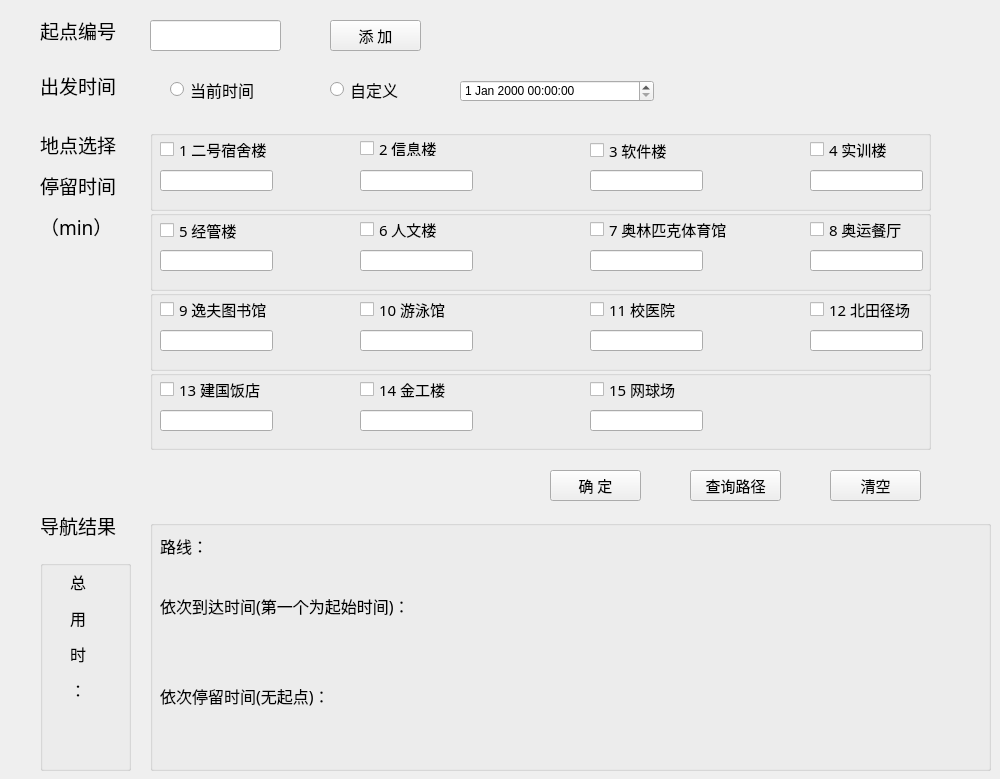
<?xml version="1.0" encoding="UTF-8"?>
<ui version="4.0">
 <class>AddInform</class>
 <widget class="QWidget" name="AddInform">
  <property name="geometry">
   <rect>
    <x>0</x>
    <y>0</y>
    <width>1000</width>
    <height>779</height>
   </rect>
  </property>
  <property name="windowTitle">
   <string>Form</string>
  </property>
  <widget class="QLineEdit" name="lineEdit1">
   <property name="geometry">
    <rect>
     <x>150</x>
     <y>20</y>
     <width>131</width>
     <height>31</height>
    </rect>
   </property>
  </widget>
  <widget class="QLabel" name="label_4">
   <property name="geometry">
    <rect>
     <x>40</x>
     <y>10</y>
     <width>111</width>
     <height>41</height>
    </rect>
   </property>
   <property name="font">
    <font>
     <family>黑体</family>
     <pointsize>14</pointsize>
    </font>
   </property>
   <property name="text">
    <string>起点编号</string>
   </property>
  </widget>
  <widget class="QPushButton" name="pbt1">
   <property name="geometry">
    <rect>
     <x>330</x>
     <y>20</y>
     <width>91</width>
     <height>31</height>
    </rect>
   </property>
   <property name="font">
    <font>
     <family>黑体</family>
     <pointsize>11</pointsize>
    </font>
   </property>
   <property name="text">
    <string>添 加</string>
   </property>
  </widget>
  <widget class="QPushButton" name="pbt2">
   <property name="geometry">
    <rect>
     <x>550</x>
     <y>470</y>
     <width>91</width>
     <height>31</height>
    </rect>
   </property>
   <property name="font">
    <font>
     <family>黑体</family>
     <pointsize>11</pointsize>
    </font>
   </property>
   <property name="text">
    <string>确 定</string>
   </property>
  </widget>
  <widget class="QGroupBox" name="groupBox">
   <property name="geometry">
    <rect>
     <x>150</x>
     <y>130</y>
     <width>781</width>
     <height>81</height>
    </rect>
   </property>
   <property name="title">
    <string/>
   </property>
   <widget class="QCheckBox" name="checkBox_1">
    <property name="geometry">
     <rect>
      <x>10</x>
      <y>10</y>
      <width>141</width>
      <height>19</height>
     </rect>
    </property>
    <property name="font">
     <font>
      <family>等线</family>
      <pointsize>11</pointsize>
     </font>
    </property>
    <property name="text">
     <string>1 二号宿舍楼</string>
    </property>
   </widget>
   <widget class="QCheckBox" name="checkBox_2">
    <property name="geometry">
     <rect>
      <x>210</x>
      <y>10</y>
      <width>101</width>
      <height>16</height>
     </rect>
    </property>
    <property name="font">
     <font>
      <family>等线</family>
      <pointsize>11</pointsize>
     </font>
    </property>
    <property name="text">
     <string>2 信息楼</string>
    </property>
   </widget>
   <widget class="QCheckBox" name="checkBox_3">
    <property name="geometry">
     <rect>
      <x>440</x>
      <y>10</y>
      <width>111</width>
      <height>21</height>
     </rect>
    </property>
    <property name="font">
     <font>
      <family>等线</family>
      <pointsize>11</pointsize>
     </font>
    </property>
    <property name="text">
     <string>3 软件楼</string>
    </property>
   </widget>
   <widget class="QLineEdit" name="lineEdit_1">
    <property name="geometry">
     <rect>
      <x>10</x>
      <y>40</y>
      <width>113</width>
      <height>21</height>
     </rect>
    </property>
   </widget>
   <widget class="QLineEdit" name="lineEdit_2">
    <property name="geometry">
     <rect>
      <x>210</x>
      <y>40</y>
      <width>113</width>
      <height>21</height>
     </rect>
    </property>
   </widget>
   <widget class="QLineEdit" name="lineEdit_3">
    <property name="geometry">
     <rect>
      <x>440</x>
      <y>40</y>
      <width>113</width>
      <height>21</height>
     </rect>
    </property>
   </widget>
   <widget class="QCheckBox" name="checkBox_4">
    <property name="geometry">
     <rect>
      <x>660</x>
      <y>10</y>
      <width>111</width>
      <height>19</height>
     </rect>
    </property>
    <property name="font">
     <font>
      <family>等线</family>
      <pointsize>11</pointsize>
     </font>
    </property>
    <property name="text">
     <string>4 实训楼</string>
    </property>
   </widget>
   <widget class="QLineEdit" name="lineEdit_4">
    <property name="geometry">
     <rect>
      <x>660</x>
      <y>40</y>
      <width>113</width>
      <height>21</height>
     </rect>
    </property>
   </widget>
  </widget>
  <widget class="QLabel" name="label_5">
   <property name="geometry">
    <rect>
     <x>40</x>
     <y>110</y>
     <width>111</width>
     <height>151</height>
    </rect>
   </property>
   <property name="font">
    <font>
     <family>黑体</family>
     <pointsize>14</pointsize>
    </font>
   </property>
   <property name="text">
    <string>&lt;html&gt;&lt;head/&gt;&lt;body&gt;&lt;p&gt;地点选择&lt;/p&gt;&lt;p&gt;停留时间&lt;/p&gt;&lt;p&gt;（min）&lt;/p&gt;&lt;/body&gt;&lt;/html&gt;</string>
   </property>
  </widget>
  <widget class="QGroupBox" name="groupBox_2">
   <property name="geometry">
    <rect>
     <x>150</x>
     <y>210</y>
     <width>781</width>
     <height>81</height>
    </rect>
   </property>
   <property name="title">
    <string/>
   </property>
   <widget class="QLineEdit" name="lineEdit_6">
    <property name="geometry">
     <rect>
      <x>210</x>
      <y>40</y>
      <width>113</width>
      <height>21</height>
     </rect>
    </property>
   </widget>
   <widget class="QLineEdit" name="lineEdit_7">
    <property name="geometry">
     <rect>
      <x>440</x>
      <y>40</y>
      <width>113</width>
      <height>21</height>
     </rect>
    </property>
   </widget>
   <widget class="QLineEdit" name="lineEdit_8">
    <property name="geometry">
     <rect>
      <x>660</x>
      <y>40</y>
      <width>113</width>
      <height>21</height>
     </rect>
    </property>
   </widget>
   <widget class="QCheckBox" name="checkBox_6">
    <property name="geometry">
     <rect>
      <x>210</x>
      <y>10</y>
      <width>101</width>
      <height>19</height>
     </rect>
    </property>
    <property name="font">
     <font>
      <family>等线</family>
      <pointsize>11</pointsize>
     </font>
    </property>
    <property name="text">
     <string>6 人文楼</string>
    </property>
   </widget>
   <widget class="QCheckBox" name="checkBox_7">
    <property name="geometry">
     <rect>
      <x>440</x>
      <y>10</y>
      <width>181</width>
      <height>19</height>
     </rect>
    </property>
    <property name="font">
     <font>
      <family>等线</family>
      <pointsize>11</pointsize>
     </font>
    </property>
    <property name="text">
     <string>7 奥林匹克体育馆</string>
    </property>
   </widget>
   <widget class="QCheckBox" name="checkBox_8">
    <property name="geometry">
     <rect>
      <x>660</x>
      <y>10</y>
      <width>121</width>
      <height>19</height>
     </rect>
    </property>
    <property name="font">
     <font>
      <family>等线</family>
      <pointsize>11</pointsize>
     </font>
    </property>
    <property name="text">
     <string>8 奥运餐厅</string>
    </property>
   </widget>
   <widget class="QCheckBox" name="checkBox_5">
    <property name="geometry">
     <rect>
      <x>10</x>
      <y>10</y>
      <width>101</width>
      <height>20</height>
     </rect>
    </property>
    <property name="font">
     <font>
      <family>等线</family>
      <pointsize>11</pointsize>
     </font>
    </property>
    <property name="text">
     <string>5 经管楼</string>
    </property>
   </widget>
   <widget class="QLineEdit" name="lineEdit_5">
    <property name="geometry">
     <rect>
      <x>10</x>
      <y>40</y>
      <width>113</width>
      <height>21</height>
     </rect>
    </property>
   </widget>
  </widget>
  <widget class="QGroupBox" name="groupBox_3">
   <property name="geometry">
    <rect>
     <x>150</x>
     <y>290</y>
     <width>781</width>
     <height>81</height>
    </rect>
   </property>
   <property name="title">
    <string/>
   </property>
   <widget class="QLineEdit" name="lineEdit_11">
    <property name="geometry">
     <rect>
      <x>440</x>
      <y>40</y>
      <width>113</width>
      <height>21</height>
     </rect>
    </property>
   </widget>
   <widget class="QLineEdit" name="lineEdit_12">
    <property name="geometry">
     <rect>
      <x>660</x>
      <y>40</y>
      <width>113</width>
      <height>21</height>
     </rect>
    </property>
   </widget>
   <widget class="QCheckBox" name="checkBox_11">
    <property name="geometry">
     <rect>
      <x>440</x>
      <y>10</y>
      <width>121</width>
      <height>19</height>
     </rect>
    </property>
    <property name="font">
     <font>
      <family>等线</family>
      <pointsize>11</pointsize>
     </font>
    </property>
    <property name="text">
     <string>11 校医院</string>
    </property>
   </widget>
   <widget class="QCheckBox" name="checkBox_12">
    <property name="geometry">
     <rect>
      <x>660</x>
      <y>10</y>
      <width>131</width>
      <height>19</height>
     </rect>
    </property>
    <property name="font">
     <font>
      <family>等线</family>
      <pointsize>11</pointsize>
     </font>
    </property>
    <property name="text">
     <string>12 北田径场</string>
    </property>
   </widget>
   <widget class="QCheckBox" name="checkBox_10">
    <property name="geometry">
     <rect>
      <x>210</x>
      <y>10</y>
      <width>111</width>
      <height>19</height>
     </rect>
    </property>
    <property name="font">
     <font>
      <family>等线</family>
      <pointsize>11</pointsize>
     </font>
    </property>
    <property name="text">
     <string>10 游泳馆</string>
    </property>
   </widget>
   <widget class="QLineEdit" name="lineEdit_10">
    <property name="geometry">
     <rect>
      <x>210</x>
      <y>40</y>
      <width>113</width>
      <height>21</height>
     </rect>
    </property>
   </widget>
   <widget class="QCheckBox" name="checkBox_9">
    <property name="geometry">
     <rect>
      <x>10</x>
      <y>10</y>
      <width>141</width>
      <height>19</height>
     </rect>
    </property>
    <property name="font">
     <font>
      <family>等线</family>
      <pointsize>11</pointsize>
     </font>
    </property>
    <property name="text">
     <string>9 逸夫图书馆</string>
    </property>
   </widget>
   <widget class="QLineEdit" name="lineEdit_9">
    <property name="geometry">
     <rect>
      <x>10</x>
      <y>40</y>
      <width>113</width>
      <height>21</height>
     </rect>
    </property>
   </widget>
  </widget>
  <widget class="QRadioButton" name="radioButton_1">
   <property name="geometry">
    <rect>
     <x>170</x>
     <y>80</y>
     <width>115</width>
     <height>19</height>
    </rect>
   </property>
   <property name="font">
    <font>
     <family>黑体</family>
     <pointsize>12</pointsize>
    </font>
   </property>
   <property name="text">
    <string>当前时间</string>
   </property>
  </widget>
  <widget class="QRadioButton" name="radioButton_2">
   <property name="geometry">
    <rect>
     <x>330</x>
     <y>80</y>
     <width>101</width>
     <height>19</height>
    </rect>
   </property>
   <property name="font">
    <font>
     <family>黑体</family>
     <pointsize>12</pointsize>
    </font>
   </property>
   <property name="text">
    <string>自定义</string>
   </property>
  </widget>
  <widget class="QLabel" name="label">
   <property name="geometry">
    <rect>
     <x>40</x>
     <y>70</y>
     <width>111</width>
     <height>31</height>
    </rect>
   </property>
   <property name="font">
    <font>
     <family>黑体</family>
     <pointsize>14</pointsize>
    </font>
   </property>
   <property name="text">
    <string>出发时间</string>
   </property>
  </widget>
  <widget class="QPushButton" name="findroute">
   <property name="geometry">
    <rect>
     <x>690</x>
     <y>470</y>
     <width>91</width>
     <height>31</height>
    </rect>
   </property>
   <property name="font">
    <font>
     <family>黑体</family>
     <pointsize>11</pointsize>
     <weight>50</weight>
     <bold>false</bold>
    </font>
   </property>
   <property name="text">
    <string>查询路径</string>
   </property>
  </widget>
  <widget class="QDateTimeEdit" name="dateTimeEdit">
   <property name="geometry">
    <rect>
     <x>460</x>
     <y>80</y>
     <width>194</width>
     <height>22</height>
    </rect>
   </property>
  </widget>
  <widget class="QGroupBox" name="groupBox_4">
   <property name="geometry">
    <rect>
     <x>150</x>
     <y>370</y>
     <width>781</width>
     <height>80</height>
    </rect>
   </property>
   <property name="title">
    <string/>
   </property>
   <widget class="QCheckBox" name="checkBox_13">
    <property name="geometry">
     <rect>
      <x>10</x>
      <y>10</y>
      <width>131</width>
      <height>19</height>
     </rect>
    </property>
    <property name="font">
     <font>
      <family>等线</family>
      <pointsize>11</pointsize>
     </font>
    </property>
    <property name="text">
     <string>13 建国饭店</string>
    </property>
   </widget>
   <widget class="QLineEdit" name="lineEdit_13">
    <property name="geometry">
     <rect>
      <x>10</x>
      <y>40</y>
      <width>113</width>
      <height>21</height>
     </rect>
    </property>
   </widget>
   <widget class="QCheckBox" name="checkBox_14">
    <property name="geometry">
     <rect>
      <x>210</x>
      <y>10</y>
      <width>111</width>
      <height>19</height>
     </rect>
    </property>
    <property name="font">
     <font>
      <family>等线</family>
      <pointsize>11</pointsize>
     </font>
    </property>
    <property name="text">
     <string>14 金工楼</string>
    </property>
   </widget>
   <widget class="QLineEdit" name="lineEdit_14">
    <property name="geometry">
     <rect>
      <x>210</x>
      <y>40</y>
      <width>113</width>
      <height>21</height>
     </rect>
    </property>
   </widget>
   <widget class="QCheckBox" name="checkBox_15">
    <property name="geometry">
     <rect>
      <x>440</x>
      <y>10</y>
      <width>111</width>
      <height>19</height>
     </rect>
    </property>
    <property name="font">
     <font>
      <family>等线</family>
      <pointsize>11</pointsize>
     </font>
    </property>
    <property name="text">
     <string>15 网球场</string>
    </property>
   </widget>
   <widget class="QLineEdit" name="lineEdit_15">
    <property name="geometry">
     <rect>
      <x>440</x>
      <y>40</y>
      <width>113</width>
      <height>21</height>
     </rect>
    </property>
   </widget>
  </widget>
  <widget class="QGroupBox" name="groupBox_output">
   <property name="geometry">
    <rect>
     <x>150</x>
     <y>520</y>
     <width>841</width>
     <height>251</height>
    </rect>
   </property>
   <property name="title">
    <string/>
   </property>
   <widget class="QLabel" name="label_6">
    <property name="geometry">
     <rect>
      <x>10</x>
      <y>10</y>
      <width>61</width>
      <height>31</height>
     </rect>
    </property>
    <property name="font">
     <font>
      <family>黑体</family>
      <pointsize>12</pointsize>
     </font>
    </property>
    <property name="text">
     <string>路线：</string>
    </property>
   </widget>
   <widget class="QLabel" name="label_route">
    <property name="geometry">
     <rect>
      <x>10</x>
      <y>40</y>
      <width>821</width>
      <height>31</height>
     </rect>
    </property>
    <property name="font">
     <font>
      <family>黑体</family>
      <pointsize>11</pointsize>
      <underline>true</underline>
     </font>
    </property>
    <property name="text">
     <string/>
    </property>
   </widget>
   <widget class="QLabel" name="label_7">
    <property name="geometry">
     <rect>
      <x>10</x>
      <y>70</y>
      <width>331</width>
      <height>31</height>
     </rect>
    </property>
    <property name="font">
     <font>
      <family>黑体</family>
      <pointsize>12</pointsize>
     </font>
    </property>
    <property name="text">
     <string>依次到达时间(第一个为起始时间)：</string>
    </property>
   </widget>
   <widget class="QLabel" name="label_arrivetime_1">
    <property name="geometry">
     <rect>
      <x>10</x>
      <y>100</y>
      <width>821</width>
      <height>31</height>
     </rect>
    </property>
    <property name="font">
     <font>
      <family>黑体</family>
      <pointsize>11</pointsize>
      <underline>true</underline>
     </font>
    </property>
    <property name="text">
     <string/>
    </property>
   </widget>
   <widget class="QLabel" name="label_arrivetime_2">
    <property name="geometry">
     <rect>
      <x>10</x>
      <y>130</y>
      <width>821</width>
      <height>31</height>
     </rect>
    </property>
    <property name="font">
     <font>
      <family>黑体</family>
      <pointsize>11</pointsize>
      <underline>true</underline>
     </font>
    </property>
    <property name="text">
     <string/>
    </property>
   </widget>
   <widget class="QLabel" name="label_8">
    <property name="geometry">
     <rect>
      <x>10</x>
      <y>160</y>
      <width>231</width>
      <height>31</height>
     </rect>
    </property>
    <property name="font">
     <font>
      <family>黑体</family>
      <pointsize>12</pointsize>
     </font>
    </property>
    <property name="text">
     <string>依次停留时间(无起点)：</string>
    </property>
   </widget>
   <widget class="QLabel" name="label_staytime">
    <property name="geometry">
     <rect>
      <x>10</x>
      <y>190</y>
      <width>821</width>
      <height>31</height>
     </rect>
    </property>
    <property name="font">
     <font>
      <family>黑体</family>
      <pointsize>11</pointsize>
      <underline>true</underline>
     </font>
    </property>
    <property name="text">
     <string/>
    </property>
   </widget>
  </widget>
  <widget class="QLabel" name="label_3">
   <property name="geometry">
    <rect>
     <x>40</x>
     <y>510</y>
     <width>101</width>
     <height>31</height>
    </rect>
   </property>
   <property name="font">
    <font>
     <family>黑体</family>
     <pointsize>14</pointsize>
    </font>
   </property>
   <property name="text">
    <string>导航结果</string>
   </property>
  </widget>
  <widget class="QGroupBox" name="groupBox_alltime">
   <property name="geometry">
    <rect>
     <x>40</x>
     <y>560</y>
     <width>91</width>
     <height>211</height>
    </rect>
   </property>
   <property name="title">
    <string/>
   </property>
   <widget class="QLabel" name="label_alltime">
    <property name="geometry">
     <rect>
      <x>10</x>
      <y>150</y>
      <width>81</width>
      <height>31</height>
     </rect>
    </property>
    <property name="font">
     <font>
      <family>黑体</family>
      <pointsize>12</pointsize>
     </font>
    </property>
    <property name="text">
     <string/>
    </property>
   </widget>
   <widget class="QLabel" name="label_9">
    <property name="geometry">
     <rect>
      <x>30</x>
      <y>10</y>
      <width>31</width>
      <height>131</height>
     </rect>
    </property>
    <property name="font">
     <font>
      <family>黑体</family>
      <pointsize>14</pointsize>
     </font>
    </property>
    <property name="text">
     <string>&lt;html&gt;&lt;head/&gt;&lt;body&gt;&lt;p&gt;&lt;span style=&quot; font-size:12pt;&quot;&gt;总&lt;/span&gt;&lt;/p&gt;&lt;p&gt;&lt;span style=&quot; font-size:12pt;&quot;&gt;用&lt;/span&gt;&lt;/p&gt;&lt;p&gt;&lt;span style=&quot; font-size:12pt;&quot;&gt;时&lt;/span&gt;&lt;/p&gt;&lt;p&gt;&lt;span style=&quot; font-size:12pt;&quot;&gt;：&lt;/span&gt;&lt;/p&gt;&lt;/body&gt;&lt;/html&gt;</string>
    </property>
   </widget>
  </widget>
  <widget class="QPushButton" name="ptb_clear">
   <property name="geometry">
    <rect>
     <x>830</x>
     <y>470</y>
     <width>91</width>
     <height>31</height>
    </rect>
   </property>
   <property name="font">
    <font>
     <family>黑体</family>
     <pointsize>11</pointsize>
     <weight>50</weight>
     <bold>false</bold>
    </font>
   </property>
   <property name="text">
    <string>清空</string>
   </property>
  </widget>
 </widget>
 <resources/>
 <connections/>
</ui>
